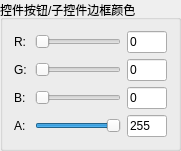
        <widget class="QGroupBox" name="groupBox_22">
         <property name="geometry">
          <rect>
           <x>560</x>
           <y>10</y>
           <width>181</width>
           <height>138</height>
          </rect>
         </property>
         <property name="maximumSize">
          <size>
           <width>300</width>
           <height>138</height>
          </size>
         </property>
         <property name="title">
          <string>控件按钮/子控件边框颜色</string>
         </property>
         <layout class="QGridLayout" name="gridLayout_6">
          <item row="0" column="0">
           <widget class="QLabel" name="label_36">
            <property name="minimumSize">
             <size>
              <width>15</width>
              <height>0</height>
             </size>
            </property>
            <property name="text">
             <string>R:</string>
            </property>
           </widget>
          </item>
          <item row="0" column="1">
           <widget class="QSlider" name="horizontalSlider_18">
            <property name="minimumSize">
             <size>
              <width>0</width>
              <height>0</height>
             </size>
            </property>
            <property name="maximum">
             <number>255</number>
            </property>
            <property name="orientation">
             <enum>Qt::Horizontal</enum>
            </property>
           </widget>
          </item>
          <item row="0" column="2">
           <widget class="QLineEdit" name="lineEdit_18">
            <property name="maximumSize">
             <size>
              <width>40</width>
              <height>16777215</height>
             </size>
            </property>
            <property name="text">
             <string>0</string>
            </property>
           </widget>
          </item>
          <item row="1" column="0">
           <widget class="QLabel" name="label_37">
            <property name="minimumSize">
             <size>
              <width>15</width>
              <height>0</height>
             </size>
            </property>
            <property name="text">
             <string>G:</string>
            </property>
           </widget>
          </item>
          <item row="1" column="1">
           <widget class="QSlider" name="horizontalSlider_19">
            <property name="maximum">
             <number>255</number>
            </property>
            <property name="orientation">
             <enum>Qt::Horizontal</enum>
            </property>
           </widget>
          </item>
          <item row="1" column="2">
           <widget class="QLineEdit" name="lineEdit_19">
            <property name="maximumSize">
             <size>
              <width>40</width>
              <height>16777215</height>
             </size>
            </property>
            <property name="text">
             <string>0</string>
            </property>
           </widget>
          </item>
          <item row="2" column="0">
           <widget class="QLabel" name="label_38">
            <property name="minimumSize">
             <size>
              <width>15</width>
              <height>0</height>
             </size>
            </property>
            <property name="text">
             <string>B:</string>
            </property>
           </widget>
          </item>
          <item row="2" column="1">
           <widget class="QSlider" name="horizontalSlider_20">
            <property name="maximum">
             <number>255</number>
            </property>
            <property name="orientation">
             <enum>Qt::Horizontal</enum>
            </property>
           </widget>
          </item>
          <item row="2" column="2">
           <widget class="QLineEdit" name="lineEdit_20">
            <property name="maximumSize">
             <size>
              <width>40</width>
              <height>16777215</height>
             </size>
            </property>
            <property name="text">
             <string>0</string>
            </property>
           </widget>
          </item>
          <item row="3" column="0">
           <widget class="QLabel" name="label_39">
            <property name="minimumSize">
             <size>
              <width>15</width>
              <height>0</height>
             </size>
            </property>
            <property name="text">
             <string>A:</string>
            </property>
           </widget>
          </item>
          <item row="3" column="1">
           <widget class="QSlider" name="horizontalSlider_21">
            <property name="maximum">
             <number>255</number>
            </property>
            <property name="value">
             <number>255</number>
            </property>
            <property name="orientation">
             <enum>Qt::Horizontal</enum>
            </property>
           </widget>
          </item>
          <item row="3" column="2">
           <widget class="QLineEdit" name="lineEdit_21">
            <property name="maximumSize">
             <size>
              <width>40</width>
              <height>16777215</height>
             </size>
            </property>
            <property name="text">
             <string>255</string>
            </property>
           </widget>
          </item>
         </layout>
        </widget>
